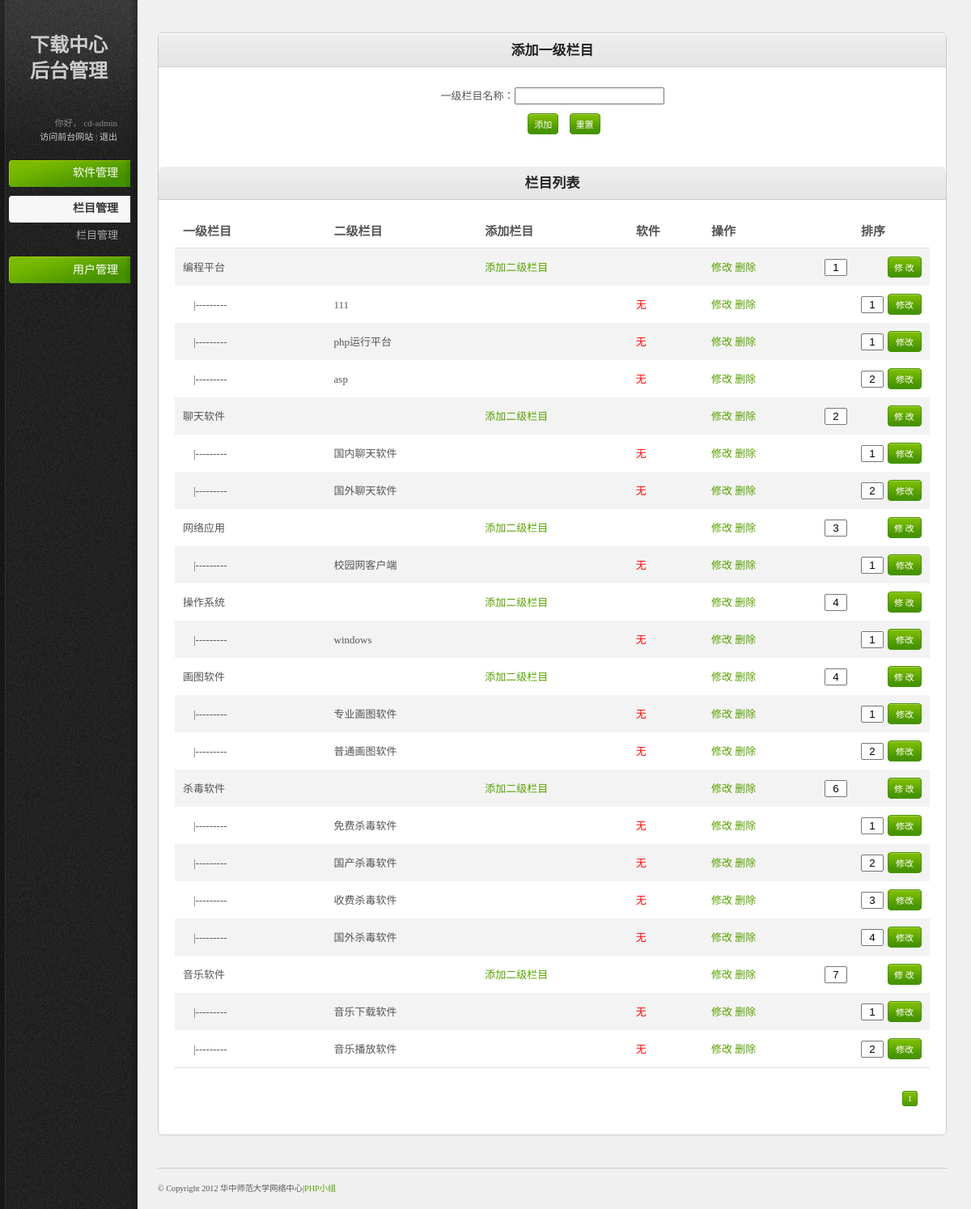
The app's page /cd-admin/sorts.php?title=sorts&list=view (signed in), older data.
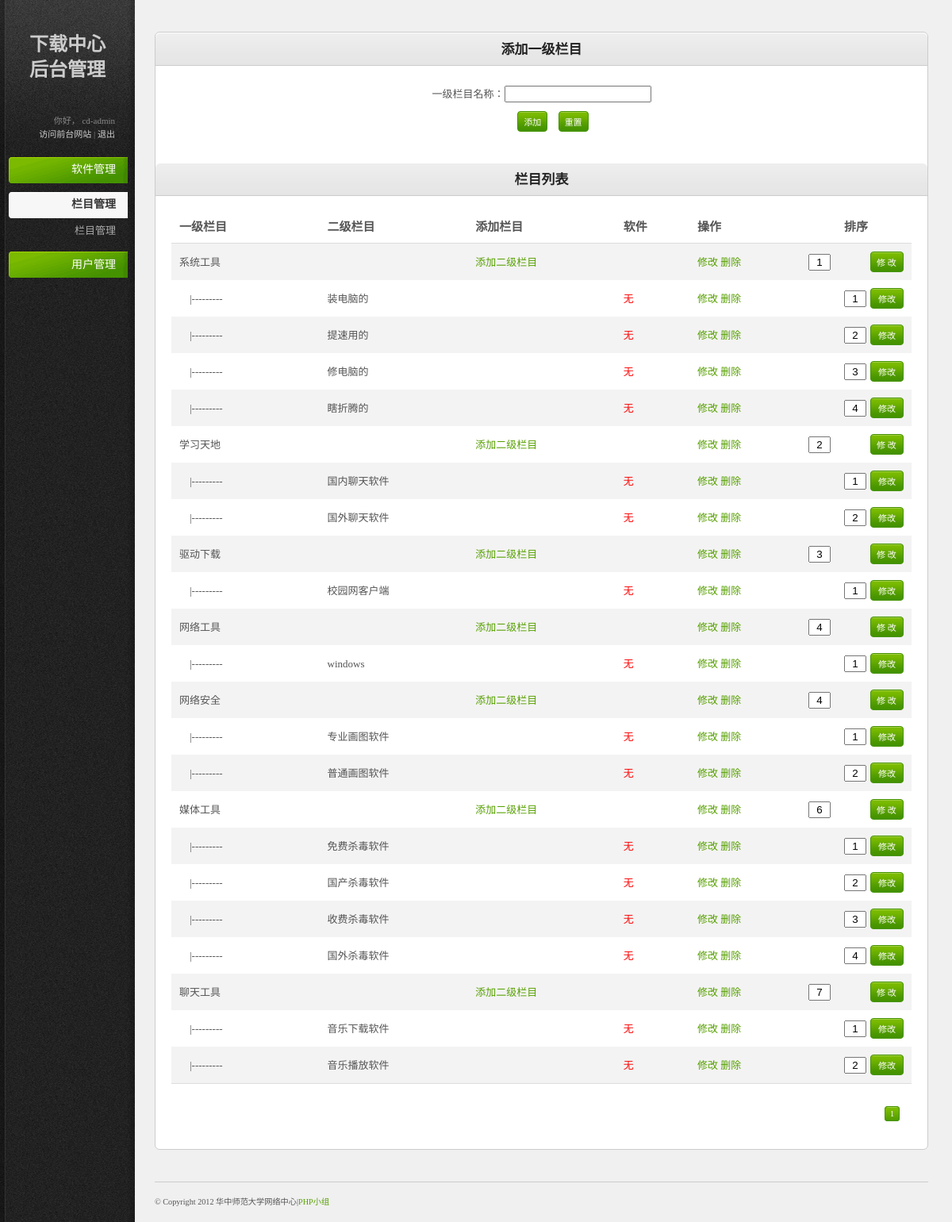
The same page, newer data.
### tables this page shows
CREATE TABLE IF NOT EXISTS `cd_terms` (
  `term_id` bigint(6) unsigned NOT NULL AUTO_INCREMENT,
  `term_name` varchar(10) NOT NULL,
  `term_rank` bigint(6) unsigned NOT NULL,
  `down_count` bigint(6) unsigned NOT NULL,
  PRIMARY KEY (`term_id`)
);

CREATE TABLE IF NOT EXISTS `cd_tags` (
  `tag_id` bigint(6) unsigned NOT NULL AUTO_INCREMENT,
  `tag_name` varchar(10) NOT NULL,
  `tag_rank` bigint(6) unsigned NOT NULL,
  `tag_parent` bigint(6) unsigned NOT NULL,
  `down_count` bigint(6) unsigned NOT NULL DEFAULT '0',
  PRIMARY KEY (`tag_id`),
  KEY `FK_tags_terms` (`tag_parent`)
);

### htdocs/cd-admin/sorts_lists.php (the view, shortened to what this page needs)
<h3 style="text-align:center;float:none;">添加一级栏目</h3>
</div>
<div class="content-box-content" style="margin-bottom:20px;">
<div class="tab-content default-tab" >
<form method="post" action="transact_sorts.php" style="text-align:center; float:none;" name="form1">
<p>一级栏目名称：<input type="text" name="term" class="" /></p>
<input type="submit" name="action" class="button" value="添加" style="margin-left:29px;"/>
<input type="submit" name="action" class="button" value="重置" style="margin-left:10px;"/>
</form>
</div>
</div>
<div class="content-box-header">
<h3 style="text-align:center;float:none;">栏目列表</h3>
</div>
<div class="content-box-content">
<div class="tab-content default-tab" >
<table style="white-space:nowrap;">
<thead>
<tr>
<th>一级栏目</th>
<th>二级栏目</th>
<th>添加栏目</th>
<th>软件</th>
<th>操作</th>
<th style="text-align:center;">排序</th>
</tr>
</thead>
<tfoot>
<tr>
<td colspan="6">
<div class="pagination">
<?php
$query = "SELECT  te.term_id,te.term_name,te.term_rank FROM `cd_terms` te ORDER BY term_rank ASC,term_id DESC;";
$result = mysql_query($query) or die(mysql_error());
if (isset($_GET["page"]))
$page = $_GET["page"];
else
$page = 1;
$records_per_page = 10;
$total_records = mysql_num_rows($result);
$total_pages = ceil($total_records / $records_per_page);
for ($i = 1; $i <= $total_pages; $i++){
	if ($i == $page)
	echo "<a href ='sorts.php?title=sorts&list=view&page=$i' class='number current'>$i</a> ";
	else
	echo "<a href='sorts.php?title=sorts&list=view&page=$i' class='number'>$i</a> ";
	}
echo $html = <<<HTML
</div>
<div class="clear"></div>
</td>
</tr>
</tfoot>
<tbody>
HTML;
$j=1;
while ($row = mysql_fetch_assoc($result) and $j <= $records_per_page) {
	extract($row);
	echo '<tr>';
	echo '<td style="width:20%;">'.$term_name.'</td>';
	$query2 = "SELECT ta.tag_id,ta.tag_name,ta.tag_rank FROM `cd_tags` ta WHERE ta.tag_parent = ".$term_id." ORDER BY tag_rank ASC,tag_id DESC;";
	$result2 = mysql_query($query2) or die(mysql_error());
	$total = mysql_num_rows($result2);
	if($total == 0){;
		$sta = '无二级栏目';
	}else{
		$sta = '';
	}
	echo "<td style='width:20%;'>$sta</td>";
	echo '<td style="width:20%;">'."<a href='add_tag.php?term_id=$term_id'>添加二级栏目</a>".'</td>';
	echo "<td style='width:10%;'>&nbsp;</td>";
	echo '<td style="width:15%;">'."<a href='edit_term.php?term_id=$term_id'>修改</a>  "."  <a href='transact_sorts.php?action=delterm&term_id=$term_id' onClick='return HTMerDel();'>删除</a>";
	echo '<td style="text-align:right;width:15%;">'.'<form method="post" action="transact_sorts.php"><input type="text" name="rank" value="'.$term_rank.'" style="width:20px;margin-right:50px;text-align:center;" />';
	echo '<input type="submit" name="action" value="修 改" style="width:42px;text-align:left;" class="button" /><input type="hidden" name="term_idforrank" value="'.$term_id.'" /></form>';
	echo '</td></tr>';
	if($sta == ''){
		while($row2 = mysql_fetch_assoc($result2)){
	        $softname = "SELECT soft_url as softname FROM `cd_softs` WHERE tag_id =".$row2['tag_id'];
			$softresult = mysql_query($softname) or die(mysql_error());
			$num = mysql_num_rows($softresult);
		    $softrow = mysql_fetch_assoc($softresult);
	        if($num != 0 && file_exists('../'.$softrow['softname'])&&$softrow['softname']!=''){
				$status = '<span>有</span>';
			}else{
				$status = '<span style="color:red;">无</span>';
			}
		echo '<tr>';
		echo '<td>&nbsp;&nbsp;&nbsp;&nbsp;|---------</td>';
		echo '<td>'.$row2['tag_name'].'</td>';
		echo '<td>&nbsp;</td>';
		echo "<td>$status</td>";
		echo '<td>'."<a href='edit_tag.php?tag_id=".$row2['tag_id']."'>修改</a> "."<a href='transact_sorts.php?action=deltag&tag_id=".$row2['tag_id']."' onClick='return HTMerDel2();'>删除</a>".'</td>';
		echo '<td style="text-align:right;"><form method="post" action="transact_sorts.php"><input type="text" name="tag_rank" value="'.$row2['tag_rank'].'" style="width:20px;text-align:center;margin-right:5px;"/>';
		echo '<input type="submit" name="action" value="修改" style="width:42px;" class="button" /><input type="hidden" name="tag_idforrank" value="'.$row2['tag_id'].'" /></form>';
		echo '</td></tr>';
		}
	}
	$j++;
}
?>
</tbody>
</table>
</div>

### htdocs/cd-admin/includes/menu.php (shortened to what this page needs)
<div id="profile-links">
你好， <?php echo $_SESSION['USERNAME']; ?>
<br />
<a href="#" title="View the Site">访问前台网站</a> | <a href="users.php?action=logout" title="Sign Out">退出</a>
</div>
<ul id="main-nav">
<li>
<a <?php if(isset($_GET['title'])&&($_GET['title'])=='soft') echo "class='nav-top-item current'"; else echo "class='nav-top-item'";?>>软件管理</a>
</li>
<li>
<a <?php if(isset($_GET['title'])&&($_GET['title'])=='sorts') echo "class='nav-top-item current'"; else echo "class='nav-top-item'";?>>栏目管理</a>
<ul>
<li><a href="sorts.php?title=sorts&amp;list=view" onmouseover="this.className='current'" onmouseout="this.className='other'">栏目管理</a></li>
</ul>
</li>
<li>
<a <?php if(isset($_GET['title'])&&($_GET['title'])=='users') echo "class='nav-top-item current'"; else echo "class='nav-top-item'";?>>用户管理</a>
</li>
</ul>
</div>
</div>
<div id="main-content">
<div class="content-box">
<div class="content-box-header">

### htdocs/cd-admin/sorts.php (shortened to what this page needs)
<?php
require_once ('./includes/menu.php');
?>
<?php
if (isset($_REQUEST['list'])){
	switch ($_REQUEST['list']){
		case 'view':
		require_once ('./sorts_lists.php');
		break;
	}
} else {
	include ('./info.php');
}
?>

### htdocs/cd-admin/resources/css/style.css (style rules this page uses)
html { font-size: 100%; height: 100%; margin-bottom: 1px; }
body { font-family:"微软雅黑", "宋体"; color: #555; background: #f0f0f0 url('../images/bg-body.gif') top left repeat-y; font-size: 12px; }
h1, h2, h3, h4, h5, h6 { font-family:"微软雅黑", "宋体"; color: #222; font-weight: bold; }
h1 { font-family:"微软雅黑", "宋体"; font-size: 24px; font-weight: bold; color:#CCC; }
h3 { font-size: 17px; padding: 0 0 10px 0; }
a { color: #57a000; text-decoration: none; }
small { font-size: 0.85em; }
p { padding: 5px 0 10px 0; line-height: 1.6em; }
.button { font-family: "微软雅黑", "宋体"; display: inline-block; background: #459300 url('../images/bg-button-green.gif') top left repeat-x !important; border: 1px solid #459300 !important; padding: 4px 7px 4px 7px !important; color: #fff !important; font-size: 11px !important; cursor: pointer; }
#sidebar { background: url('../images/bg-sidebar.gif') top left no-repeat; width:170px; height: 100%; position: absolute; left: 0; top: 0; color: #888; font-size: 11px; }
#sidebar #sidebar-wrapper { margin: 0 0 0 9px; }
#sidebar a, #sidebar a:active { color:#ccc; }
#sidebar #sidebar-title { margin: 40px 0 40px 28px; }
h1#sidebar-title { line-height:32px; }
#sidebar #profile-links { padding: 0 25px 20px 5px; text-align: right; line-height: 1.5em; }
#sidebar #main-nav { width:150px; padding: 0; margin: 0 0 0 2px; font-family:"微软雅黑", "宋体"; }
#sidebar #main-nav li { list-style: none; padding-bottom: 10px; text-align: right; }
#sidebar #main-nav li a.nav-top-item { background: transparent url('../images/bg-menu-item-green.gif') right center no-repeat; padding: 10px 15px; color: #fff; font-size: 14px; cursor: pointer; display: block; text-decoration: none; }
#sidebar #main-nav li a.current { background-image: url('../images/bg-menu-item-current.gif') !important; color: #333; font-weight: bold; }
#sidebar #main-nav ul { padding: 0; font-size: 12px; margin: 0; }
#sidebar #main-nav ul li { list-style: none; margin: 0; text-align: right; padding: 0; }
#sidebar #main-nav ul li a { padding: 8px 15px; display: block; color: #aaa; font-size: 13px; line-height: 1.2em; }
#main-content { margin: 0 30px 0 195px; padding: 40px 0 0 0; }
#footer { border-top: 1px solid #ccc; margin: 40px 0 0 0; padding: 20px 0; font-size: 12px; }
.content-box { border: 1px solid #ccc; margin: 0 0 20px 0; background: #fff; }
.content-box-header { background: #e5e5e5 url('../images/bg-content-box.gif') top left repeat-x; margin-top: 1px; height: 40px; }
.content-box-header h3 { padding: 12px 15px 10px; float: left; }
.content-box-content { padding: 20px; font-size: 13px; border-top: 1px solid #ccc; }
#main-content table { width: 100%; border-collapse: collapse; }
#main-content table thead th { font-weight: bold; font-size: 15px; border-bottom: 1px solid #ddd; }
#main-content tbody { border-bottom: 1px solid #ddd; }
#main-content tbody tr { background: #fff; }
#main-content tbody tr.alt-row { background: #f3f3f3; }
#main-content table td, #main-content table th { padding: 10px; line-height: 1.3em; }
#main-content .pagination { text-align: right; padding: 20px 0 5px 0; font-family: "微软雅黑", "宋体"; font-size: 10px; }
.pagination a { margin: 0 5px 0 0; padding: 3px 6px; }
.pagination a.number { border: 1px solid #ddd; }
.pagination a.current { background: #469400 url('../images/bg-button-green.gif') top left repeat-x !important; border-color: #459300 !important; color: #fff !important; }

### htdocs/cd-admin/resources/css/invalid.css (style rules this page uses)
.button, #main-content table tfoot td .bulk-actions select, .pagination a.number, form input.text-input, form textarea, form .wysiwyg, form select, .dp-popup { -moz-border-radius: 4px; -webkit-border-radius: 4px; border-radius: 4px; }
.content-box, .content-box-header, ul.content-box-tabs li a.current, .shortcut-button, .notification { -moz-border-radius: 6px; -webkit-border-radius: 6px; border-radius: 6px; }
.content-box-header { -moz-border-radius-bottomleft: 0; -moz-border-radius-bottomright: 0; -webkit-border-bottom-left-radius: 0; -webkit-border-bottom-right-radius: 0; border-bottom-left-radius: 0; border-bottom-right-radius: 0; }

Row changes from the older to the newer data that the page shows:
changed cd_terms: term_name "编程平台" → "系统工具"
changed cd_tags: tag_name "111" → "装电脑的"
changed cd_tags: tag_name "php运行平台" → "提速用的"; tag_rank "1" → "2"
changed cd_tags: tag_name "asp" → "修电脑的"; tag_rank "2" → "3"
added cd_tags: tag_name "瞎折腾的", tag_rank "4", shown under cd_terms "系统工具"
changed cd_terms: term_name "聊天软件" → "学习天地"
changed cd_terms: term_name "网络应用" → "驱动下载"
changed cd_terms: term_name "操作系统" → "网络工具"
changed cd_terms: term_name "画图软件" → "网络安全"
changed cd_terms: term_name "杀毒软件" → "媒体工具"
changed cd_terms: term_name "音乐软件" → "聊天工具"
